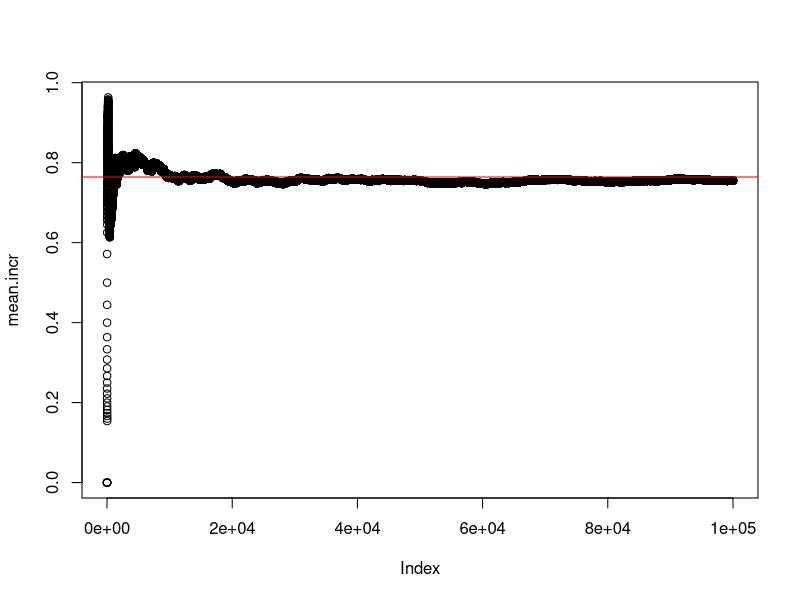

Generate this figure with R: (Note: a time limit stopped this script after it produced the figure.)
# ---------------------------- E[aiy^2] ----------------------------

# Verifico esattezza della forma chiusa di E[aiy^2], i>1 dove
# aiy= 1{Xi<y}+sum_{h=1}^m 1{Xi<y, Xh<y}

B=10^5
m=10

y = runif(n=1, min=0, max=2)
res = vector()

for(b in 1:B){

  Xi = runif(n=1, min=0, max=2)
  Xshort = runif(n=(m-1), min=0, max=2)
  X = c(Xi, Xshort)

  cond2 = X<y

  # ai
  cond1i = ifelse(Xi<y, 1, 0)
  cond2i = sum(cond2)*cond1i
  ai = cond2i+cond1i

  res[b] = ai^2

}

mean(res)
closed = 4*(punif(y, min = 0, max = 2))+
  5*(m-1)*(punif(y, min = 0, max = 2))^2+
  (m-2)*(m-1)*(punif(y, min = 0, max = 2))^3

mean.incr = sapply(1:B, function(b) mean(res[1:b]))
plot(mean.incr)
abline(h = closed, col = "red")


# ---------------------------- E[ai_y*aj_y] ----------------------------

# Verifico esattezza della forma chiusa di E[aiy^2], i>1 dove
# aiy= 1{Xi<y}+sum_{h=1}^m 1{Xi<y, Xh<y}

B=10^5
m=10

y = runif(n=1, min=0, max=2)
res = vector()

for(b in 1:B){

  Xi = runif(n=1, min=0, max=2)
  Xj = runif(n=1, min=0, max=2)
  Xshort = runif(n=(m-2), min=0, max=2)
  X = c(Xi, Xj, Xshort)

  cond2 = X<y

  # aj
  cond1j = ifelse(Xj<y, 1, 0)
  cond2j = sum(cond2)*cond1j
  aj = cond2j+cond1j

  # ai
  cond1i = ifelse(Xi<y, 1, 0)
  cond2i = sum(cond2)*cond1i
  ai = cond2i+cond1i

  res[b] = ai*aj

}

mean(res)
closed = 9*(punif(y, min = 0, max = 2))^2+
  7*(m-2)*(punif(y, min = 0, max = 2))^3+
  (m-2)*(m-3)*(punif(y, min = 0, max = 2))^4



mean.incr = sapply(1:B, function(b) mean(res[1:b]))
plot(mean.incr)
abline(h = closed, col = "red")


# ---------------------------- E[h(X1,X2,...,Xm,y)^2] ----------------------------

# Verifico esattezza della forma chiusa di E[h(X1, X2,...,Xm,y)^2], dove
# h(X1, X2,...,Xm,y) = sum_{i=1}^m ai dove
# ai= 1{Xi<y}+sum_{h=1}^m 1{Xi<y, Xh<y}

B=10^5
m=10

res = vector()
y = runif(n=1, min=0, max=2)
for(b in 1:B){
  X = runif(n=m, min=0, max=2)
  cond2 = X<y

  a = vector()
  for(i in 1:m){
    # ai
    cond1i = ifelse(X[i]<y, 1, 0)
    cond2i = sum(cond2)*cond1i
    a[i] = cond2i+cond1i
  }
  res[b] = sum(a)^2
}

mean(res)
closed = 4*m*punif(y, min = 0, max = 2)+
  14*(m-1)*m*(punif(y, min = 0, max = 2))^2+
  8*(m-2)*(m-1)*m*(punif(y, min = 0, max = 2))^3+
  m*(m-1)*(m-2)*(m-3)*(punif(y, min = 0, max = 2))^4

mean.incr = sapply(1:B, function(b) mean(res[1:b]))
plot(mean.incr)
abline(h = closed, col = "red")




# ---------------------------- E[h(X1,X2,...,Xm,y)] ----------------------------

# Verifico esattezza della forma chiusa di E[h(X1, X2,...,Xm,y)], dove
# h(X1, X2,...,Xm,y) = sum_{i=1}^m ai dove
# ai= 1{Xi<y}+sum_{h=1}^m 1{Xi<y, Xh<y}

B=10^5
m=10

res = vector()
y = runif(n=1, min=0, max=2)
for(b in 1:B){

  X = runif(n=m, min=0, max=2)

  cond2 = X<y

  a = vector()
  for(i in 1:m){
    # ai
    cond1i = ifelse(X[i]<y, 1, 0)
    cond2i = sum(cond2)*cond1i
    a[i] = cond2i+cond1i
  }
  res[b] = sum(a)
}

mean(res)
closed = 2*m*punif(y, min = 0, max = 2)+
  (m-1)*m*(punif(y, min = 0, max = 2))^2

mean.incr = sapply(1:B, function(b) mean(res[1:b]))
plot(mean.incr)
abline(h = closed, col = "red")






# ----------------------------------- z12 ----------------------------------------

B=10^5
m = 10
n = 5

theta = m+m*(m-1)/3
theta2 = theta^2

Eh2y = function(y){
  out = 4*m*punif(y, min = 0, max = 2)+
    14*(m-1)*m*(punif(y, min = 0, max = 2))^2+
    8*(m-2)*(m-1)*m*(punif(y, min = 0, max = 2))^3+
    m*(m-1)*(m-2)*(m-3)*(punif(y, min = 0, max = 2))^4
  return(out)
}

Ehy = function(y){
  out = 2*m*punif(y, min = 0, max = 2)+
    (m-1)*m*(punif(y, min = 0, max = 2))^2
  return(out)
}

ys = runif(n=B, min=0, max=2)
res = sapply(ys, function(y) Eh2y(y)+theta2-2*theta*Ehy(y))


mean(res)

z12 = 4/45*m^4+16/45*m^3+19/45*m^2+2/15*m

mean.incr = sapply(1:B, function(b) mean(res[1:b]))
plot(mean.incr)
abline(h = z12, col = "red")


mean.incr[(B-500):B]
z12
